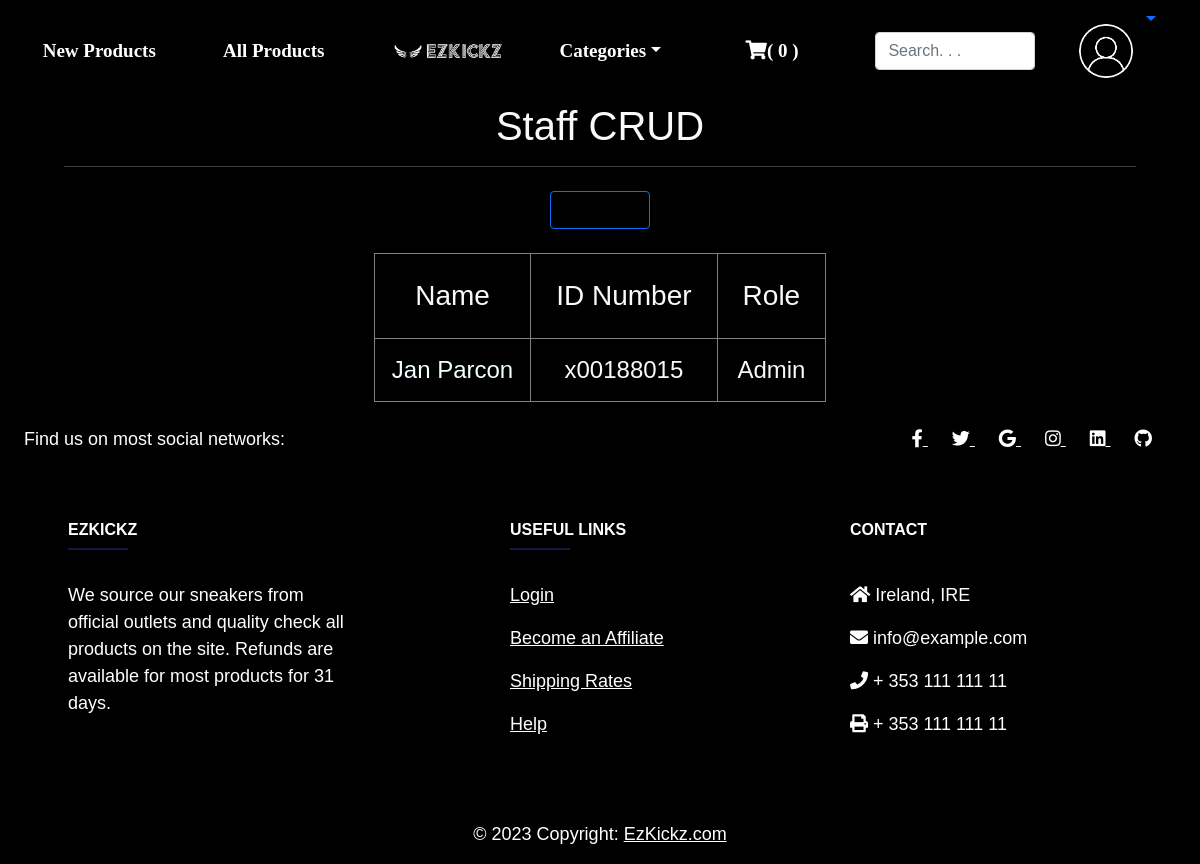
Screenshot of /staff/ (signed in) with the database file from the repository.
### staff/models.py (models this page shows, shortened)
class Staff(models.Model):
    name = models.CharField(max_length=20)
    DOB = models.DateField(blank=False, null=False)
    ID_number = models.CharField(max_length=10)
    staff_type = models.ForeignKey(StaffType, on_delete=models.CASCADE)

class StaffType(models.Model):
    name = models.CharField(max_length=100)
    def __str__(self):
        return self.name

### staff/views.py (the view)
# urls.py: path('', StaffListView.as_view(), name = 'CRUD'),
class StaffListView(ListView):
    model = Staff
    template_name = 'CRUD.html'
    context_object_name = "all_staff_list"

### cart/context_processors.py (called while the page is built)
def counter(request):
    item_count = 0
    if 'admin' in request.path:
        return ()
    else:
        try:
            cart = Cart.objects.filter(cart_id = _cart_id(request))
            cart_items = CartItem.objects.all().filter(cart = cart[:1])
            for cart_item in cart_items:
                item_count += cart_item.quantity
        except Cart.DoesNotExist:
            item_count = 0
    return dict(item_count = item_count)

### cart/views.py (called while the page is built)
def _cart_id(request):
    cart = request.session.session_key
    if not cart:
        cart = request.session.create()
    return cart

### shop/context_processors.py (called while the page is built)
def menu_links(request):
    links = Category.objects.all()
    return dict(links = links)

### shop/models.py (called while the page is built)
    def get_absolute_url(self):
        return reverse('shop:categorizedproducts', args=[self.id])

### templates/CRUD.html
{% extends 'base.html' %}
{% block content %}
<body>
<h1 class = "text-center text-light">Staff CRUD</h1>
<hr class = "line">
<div class = "d-grid col-1 mx-auto">
    <a class = 'btn btn-outline-primary gen_button' href = "{% url 'staff_new' %}">Add Staff</a>
</div>
<table class = "table-bordered staff-entry mx-auto text-light">
    <div class ="staff-entry m-3">
        <tr>
            <td>
                <h3>
                    Name
                </h3>
            </td>
            <td>
                <h3>
                    ID Number
                </h3>
            </td>
            <td>
                <h3>
                    Role
                </h3>
            </td>
        </tr>
    </div>
{% for staff in all_staff_list %}
    <div class ="staff-entry m-3">
        <tr>
            <td>
                <h4><a href = "{% url 'staff_detail' staff.pk %}">{{staff.name}}</a></h4>
            </td>
            <td>
                <h4 class = "text-light">{{staff.ID_number}}</h4>
            </td>
            <td>
                <h4 class = "text-light">{{staff.staff_type}}</h4>
            </td>
        </tr>
    </div>
{% endfor %}
</table>
</body>
{% endblock content %}

### static/css/style.css (style rules this page uses)
body { font-family: 'Gill Sans', 'Gill Sans MT', Calibri, 'Trebuchet MS', sans-serif; background-color: black; }
.gen_button { margin: 0.5rem 0 0.5rem 0; color: black; }
body { font-size: 18px; }
.staff-entry h4 { margin: 1rem; text-align:center; }
.staff-entry h4 a { color: azure; text-decoration: none; }
.line { color: azure; margin:1rem 4rem 1rem 4rem; }
.staff-entry h3 { margin: 1.5rem; text-align:center; }

### rows the page displays
Staff: name "Jan Parcon", ID_number "x00188015", staff_type "Admin"

### other values shown
{{ item_count }} "0"
